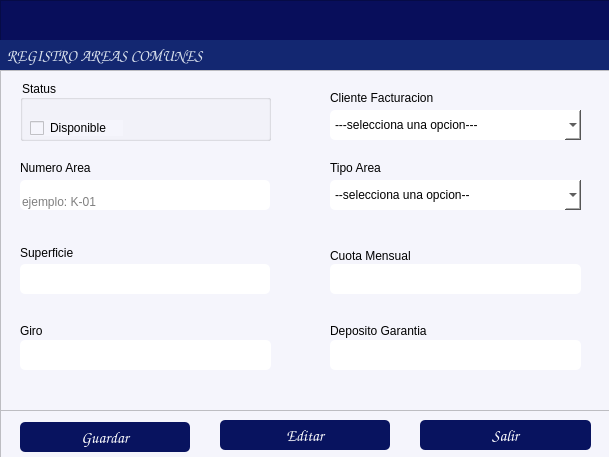
<?xml version="1.0" encoding="UTF-8"?>
<ui version="4.0">
 <class>formClientes</class>
 <widget class="QDialog" name="formClientes">
  <property name="windowModality">
   <enum>Qt::WindowModality::ApplicationModal</enum>
  </property>
  <property name="geometry">
   <rect>
    <x>0</x>
    <y>0</y>
    <width>609</width>
    <height>457</height>
   </rect>
  </property>
  <property name="windowTitle">
   <string/>
  </property>
  <property name="styleSheet">
   <string notr="true">background-color: rgb(245, 245, 252);</string>
  </property>
  <widget class="QFrame" name="frame">
   <property name="geometry">
    <rect>
     <x>0</x>
     <y>0</y>
     <width>681</width>
     <height>71</height>
    </rect>
   </property>
   <property name="maximumSize">
    <size>
     <width>16777215</width>
     <height>16777215</height>
    </size>
   </property>
   <property name="styleSheet">
    <string notr="true">background-color: rgb(8, 14, 91);</string>
   </property>
   <property name="frameShape">
    <enum>QFrame::Shape::StyledPanel</enum>
   </property>
   <property name="frameShadow">
    <enum>QFrame::Shadow::Raised</enum>
   </property>
   <widget class="QLabel" name="label_6">
    <property name="geometry">
     <rect>
      <x>0</x>
      <y>40</y>
      <width>832</width>
      <height>31</height>
     </rect>
    </property>
    <property name="font">
     <font>
      <family>Comic Sans MS</family>
      <pointsize>12</pointsize>
      <bold>true</bold>
     </font>
    </property>
    <property name="styleSheet">
     <string notr="true">color: rgb(255, 255, 255);
background-color: rgb(19, 39, 113);
color: rgb(255, 78, 2);
color: rgb(216, 224, 236);</string>
    </property>
    <property name="text">
     <string>  REGISTRO AREAS COMUNES</string>
    </property>
    <property name="alignment">
     <set>Qt::AlignmentFlag::AlignLeading|Qt::AlignmentFlag::AlignLeft|Qt::AlignmentFlag::AlignVCenter</set>
    </property>
   </widget>
  </widget>
  <widget class="QFrame" name="frame_2">
   <property name="geometry">
    <rect>
     <x>0</x>
     <y>70</y>
     <width>681</width>
     <height>341</height>
    </rect>
   </property>
   <property name="maximumSize">
    <size>
     <width>16777215</width>
     <height>500</height>
    </size>
   </property>
   <property name="styleSheet">
    <string notr="true">background-color: rgb(255, 255, 255);
background-color: rgb(245, 245, 252);</string>
   </property>
   <property name="frameShape">
    <enum>QFrame::Shape::StyledPanel</enum>
   </property>
   <property name="frameShadow">
    <enum>QFrame::Shadow::Raised</enum>
   </property>
   <widget class="QLineEdit" name="txtArea">
    <property name="geometry">
     <rect>
      <x>20</x>
      <y>110</y>
      <width>250</width>
      <height>30</height>
     </rect>
    </property>
    <property name="styleSheet">
     <string notr="true">background-color: rgb(255, 255, 255);
border-radius:5px;</string>
    </property>
    <property name="text">
     <string/>
    </property>
    <property name="echoMode">
     <enum>QLineEdit::EchoMode::Normal</enum>
    </property>
    <property name="alignment">
     <set>Qt::AlignmentFlag::AlignBottom|Qt::AlignmentFlag::AlignLeading|Qt::AlignmentFlag::AlignLeft</set>
    </property>
    <property name="placeholderText">
     <string>ejemplo: K-01</string>
    </property>
   </widget>
   <widget class="QLabel" name="label_4">
    <property name="geometry">
     <rect>
      <x>20</x>
      <y>250</y>
      <width>49</width>
      <height>21</height>
     </rect>
    </property>
    <property name="text">
     <string>Giro</string>
    </property>
   </widget>
   <widget class="QLabel" name="label_3">
    <property name="geometry">
     <rect>
      <x>330</x>
      <y>250</y>
      <width>111</width>
      <height>21</height>
     </rect>
    </property>
    <property name="text">
     <string>Deposito Garantia</string>
    </property>
   </widget>
   <widget class="QGroupBox" name="groupBoxStatus">
    <property name="geometry">
     <rect>
      <x>20</x>
      <y>10</y>
      <width>251</width>
      <height>61</height>
     </rect>
    </property>
    <property name="styleSheet">
     <string notr="true"/>
    </property>
    <property name="title">
     <string>Status</string>
    </property>
    <widget class="QCheckBox" name="checkBoxStatus">
     <property name="geometry">
      <rect>
       <x>10</x>
       <y>40</y>
       <width>93</width>
       <height>16</height>
      </rect>
     </property>
     <property name="styleSheet">
      <string notr="true">border-color: rgb(0, 0, 0);</string>
     </property>
     <property name="text">
      <string>Disponible</string>
     </property>
    </widget>
   </widget>
   <widget class="QLabel" name="label_5">
    <property name="geometry">
     <rect>
      <x>330</x>
      <y>175</y>
      <width>91</width>
      <height>21</height>
     </rect>
    </property>
    <property name="text">
     <string>Cuota Mensual</string>
    </property>
   </widget>
   <widget class="QLabel" name="label_7">
    <property name="geometry">
     <rect>
      <x>330</x>
      <y>20</y>
      <width>111</width>
      <height>16</height>
     </rect>
    </property>
    <property name="text">
     <string>Cliente Facturacion</string>
    </property>
   </widget>
   <widget class="QLabel" name="label_9">
    <property name="geometry">
     <rect>
      <x>330</x>
      <y>90</y>
      <width>111</width>
      <height>16</height>
     </rect>
    </property>
    <property name="text">
     <string>Tipo Area</string>
    </property>
   </widget>
   <widget class="QLineEdit" name="txtSuperficie">
    <property name="geometry">
     <rect>
      <x>20</x>
      <y>194</y>
      <width>250</width>
      <height>30</height>
     </rect>
    </property>
    <property name="styleSheet">
     <string notr="true">background-color: rgb(255, 255, 255);
border-radius:5px;
</string>
    </property>
    <property name="alignment">
     <set>Qt::AlignmentFlag::AlignBottom|Qt::AlignmentFlag::AlignLeading|Qt::AlignmentFlag::AlignLeft</set>
    </property>
   </widget>
   <widget class="QLineEdit" name="txtCuota">
    <property name="geometry">
     <rect>
      <x>330</x>
      <y>194</y>
      <width>251</width>
      <height>30</height>
     </rect>
    </property>
    <property name="styleSheet">
     <string notr="true">background-color: rgb(255, 255, 255);
border-radius:5px;</string>
    </property>
    <property name="alignment">
     <set>Qt::AlignmentFlag::AlignBottom|Qt::AlignmentFlag::AlignLeading|Qt::AlignmentFlag::AlignLeft</set>
    </property>
   </widget>
   <widget class="QLineEdit" name="txtGiro">
    <property name="geometry">
     <rect>
      <x>20</x>
      <y>270</y>
      <width>251</width>
      <height>30</height>
     </rect>
    </property>
    <property name="styleSheet">
     <string notr="true">background-color: rgb(255, 255, 255);
border-radius:5px;</string>
    </property>
    <property name="alignment">
     <set>Qt::AlignmentFlag::AlignBottom|Qt::AlignmentFlag::AlignLeading|Qt::AlignmentFlag::AlignLeft</set>
    </property>
   </widget>
   <widget class="QLabel" name="label_10">
    <property name="geometry">
     <rect>
      <x>20</x>
      <y>90</y>
      <width>81</width>
      <height>16</height>
     </rect>
    </property>
    <property name="text">
     <string>Numero Area</string>
    </property>
   </widget>
   <widget class="QLabel" name="label_11">
    <property name="geometry">
     <rect>
      <x>20</x>
      <y>175</y>
      <width>61</width>
      <height>16</height>
     </rect>
    </property>
    <property name="text">
     <string>Superficie</string>
    </property>
   </widget>
   <widget class="QComboBox" name="cmbTipoArea">
    <property name="geometry">
     <rect>
      <x>330</x>
      <y>110</y>
      <width>251</width>
      <height>30</height>
     </rect>
    </property>
    <property name="styleSheet">
     <string notr="true">background-color: rgb(255, 255, 255);
border-radius:5px;</string>
    </property>
    <item>
     <property name="text">
      <string>--selecciona una opcion--</string>
     </property>
    </item>
    <item>
     <property name="text">
      <string>Modulo</string>
     </property>
    </item>
    <item>
     <property name="text">
      <string>Kiosko</string>
     </property>
    </item>
    <item>
     <property name="text">
      <string>Stand</string>
     </property>
    </item>
    <item>
     <property name="text">
      <string>Isla</string>
     </property>
    </item>
    <item>
     <property name="text">
      <string>Superficie</string>
     </property>
    </item>
    <item>
     <property name="text">
      <string>Cajon</string>
     </property>
    </item>
    <item>
     <property name="text">
      <string>Estacionamiento</string>
     </property>
    </item>
    <item>
     <property name="text">
      <string>Baños</string>
     </property>
    </item>
    <item>
     <property name="text">
      <string>Otras areas</string>
     </property>
    </item>
   </widget>
   <widget class="QLineEdit" name="txtDG">
    <property name="geometry">
     <rect>
      <x>330</x>
      <y>270</y>
      <width>251</width>
      <height>30</height>
     </rect>
    </property>
    <property name="styleSheet">
     <string notr="true">background-color: rgb(255, 255, 255);
border-radius:5px;
</string>
    </property>
    <property name="alignment">
     <set>Qt::AlignmentFlag::AlignBottom|Qt::AlignmentFlag::AlignLeading|Qt::AlignmentFlag::AlignLeft</set>
    </property>
   </widget>
   <widget class="QComboBox" name="cmbClientes">
    <property name="geometry">
     <rect>
      <x>330</x>
      <y>40</y>
      <width>251</width>
      <height>30</height>
     </rect>
    </property>
    <property name="styleSheet">
     <string notr="true">background-color: rgb(255, 255, 255);
border-radius:5px;</string>
    </property>
    <item>
     <property name="text">
      <string>---selecciona una opcion---</string>
     </property>
    </item>
   </widget>
  </widget>
  <widget class="QFrame" name="frame_3">
   <property name="geometry">
    <rect>
     <x>0</x>
     <y>410</y>
     <width>654</width>
     <height>60</height>
    </rect>
   </property>
   <property name="maximumSize">
    <size>
     <width>16777215</width>
     <height>60</height>
    </size>
   </property>
   <property name="styleSheet">
    <string notr="true"/>
   </property>
   <property name="frameShape">
    <enum>QFrame::Shape::StyledPanel</enum>
   </property>
   <property name="frameShadow">
    <enum>QFrame::Shadow::Raised</enum>
   </property>
   <widget class="QPushButton" name="btnGuardar">
    <property name="geometry">
     <rect>
      <x>20</x>
      <y>12</y>
      <width>170</width>
      <height>30</height>
     </rect>
    </property>
    <property name="font">
     <font>
      <family>Comic Sans MS</family>
      <pointsize>12</pointsize>
      <bold>false</bold>
     </font>
    </property>
    <property name="cursor">
     <cursorShape>PointingHandCursor</cursorShape>
    </property>
    <property name="layoutDirection">
     <enum>Qt::LayoutDirection::LeftToRight</enum>
    </property>
    <property name="styleSheet">
     <string notr="true">background-color: rgb(8, 19, 95);
color: rgb(255, 255, 255);
border-radius:5px;
</string>
    </property>
    <property name="text">
     <string>Guardar</string>
    </property>
    <property name="icon">
     <iconset>
      <normaloff>../iconos/guardar.png</normaloff>../iconos/guardar.png</iconset>
    </property>
    <property name="iconSize">
     <size>
      <width>30</width>
      <height>30</height>
     </size>
    </property>
    <property name="flat">
     <bool>true</bool>
    </property>
   </widget>
   <widget class="QPushButton" name="btnEditar">
    <property name="geometry">
     <rect>
      <x>220</x>
      <y>10</y>
      <width>170</width>
      <height>30</height>
     </rect>
    </property>
    <property name="font">
     <font>
      <family>Comic Sans MS</family>
      <pointsize>12</pointsize>
      <bold>false</bold>
     </font>
    </property>
    <property name="cursor">
     <cursorShape>PointingHandCursor</cursorShape>
    </property>
    <property name="layoutDirection">
     <enum>Qt::LayoutDirection::LeftToRight</enum>
    </property>
    <property name="styleSheet">
     <string notr="true">background-color: rgb(8, 19, 95);
color: rgb(255, 255, 255);
border-radius:5px;
</string>
    </property>
    <property name="text">
     <string>Editar</string>
    </property>
    <property name="icon">
     <iconset>
      <normaloff>../iconos/Custom-Icon-Design-Pretty-Office-9-Edit-file.256.png</normaloff>../iconos/Custom-Icon-Design-Pretty-Office-9-Edit-file.256.png</iconset>
    </property>
    <property name="iconSize">
     <size>
      <width>25</width>
      <height>25</height>
     </size>
    </property>
    <property name="flat">
     <bool>true</bool>
    </property>
   </widget>
   <widget class="QPushButton" name="btnSalir">
    <property name="geometry">
     <rect>
      <x>420</x>
      <y>10</y>
      <width>171</width>
      <height>30</height>
     </rect>
    </property>
    <property name="font">
     <font>
      <family>Comic Sans MS</family>
      <pointsize>12</pointsize>
      <bold>false</bold>
     </font>
    </property>
    <property name="cursor">
     <cursorShape>PointingHandCursor</cursorShape>
    </property>
    <property name="layoutDirection">
     <enum>Qt::LayoutDirection::LeftToRight</enum>
    </property>
    <property name="styleSheet">
     <string notr="true">background-color: rgb(8, 19, 95);
color: rgb(255, 255, 255);
border-radius:5px;
</string>
    </property>
    <property name="text">
     <string>Salir</string>
    </property>
    <property name="icon">
     <iconset>
      <normaloff>../iconos/salir.ico</normaloff>../iconos/salir.ico</iconset>
    </property>
    <property name="iconSize">
     <size>
      <width>25</width>
      <height>25</height>
     </size>
    </property>
    <property name="flat">
     <bool>true</bool>
    </property>
   </widget>
  </widget>
 </widget>
 <resources/>
 <connections/>
</ui>
